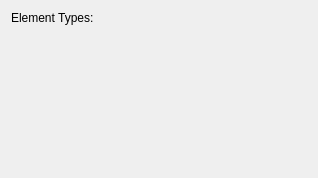
<?xml version="1.0" encoding="UTF-8"?>
<ui version="4.0">
 <class>DocumentTypesWidget</class>
 <widget class="QWidget" name="DocumentTypesWidget">
  <property name="geometry">
   <rect>
    <x>0</x>
    <y>0</y>
    <width>318</width>
    <height>178</height>
   </rect>
  </property>
  <property name="sizePolicy">
   <sizepolicy hsizetype="MinimumExpanding" vsizetype="Expanding">
    <horstretch>0</horstretch>
    <verstretch>0</verstretch>
   </sizepolicy>
  </property>
  <property name="maximumSize">
   <size>
    <width>10000</width>
    <height>10000</height>
   </size>
  </property>
  <property name="title" stdset="0">
   <string/>
  </property>
  <layout class="QVBoxLayout" name="verticalLayout_2">
   <item>
    <widget class="QWidget" name="_displayOptions" native="true">
     <property name="sizePolicy">
      <sizepolicy hsizetype="Preferred" vsizetype="Preferred">
       <horstretch>0</horstretch>
       <verstretch>0</verstretch>
      </sizepolicy>
     </property>
     <layout class="QVBoxLayout" name="verticalLayout">
      <property name="margin">
       <number>0</number>
      </property>
      <item>
       <widget class="QLabel" name="_displayOptionsLabel">
        <property name="text">
         <string>Element Types:</string>
        </property>
       </widget>
      </item>
      <item>
       <layout class="QGridLayout" name="_dataTypes"/>
      </item>
      <item>
       <layout class="QGridLayout" name="_pointerTypes"/>
      </item>
     </layout>
    </widget>
   </item>
   <item>
    <spacer name="verticalSpacer_2">
     <property name="orientation">
      <enum>Qt::Vertical</enum>
     </property>
     <property name="sizeHint" stdset="0">
      <size>
       <width>20</width>
       <height>40</height>
      </size>
     </property>
    </spacer>
   </item>
  </layout>
 </widget>
 <resources/>
 <connections/>
</ui>
